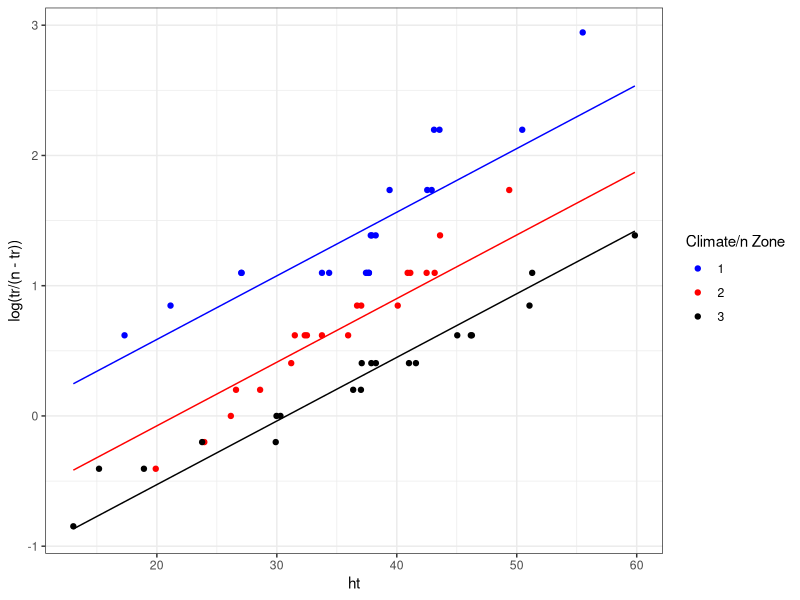
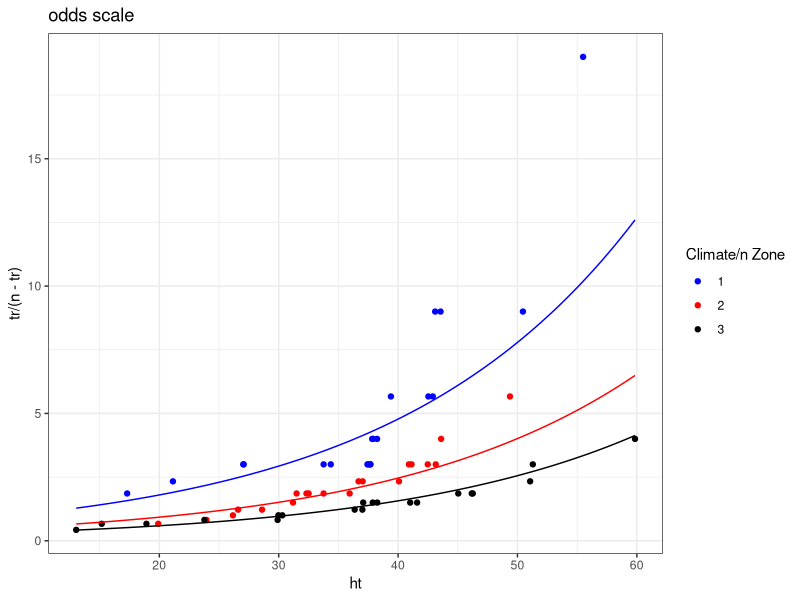
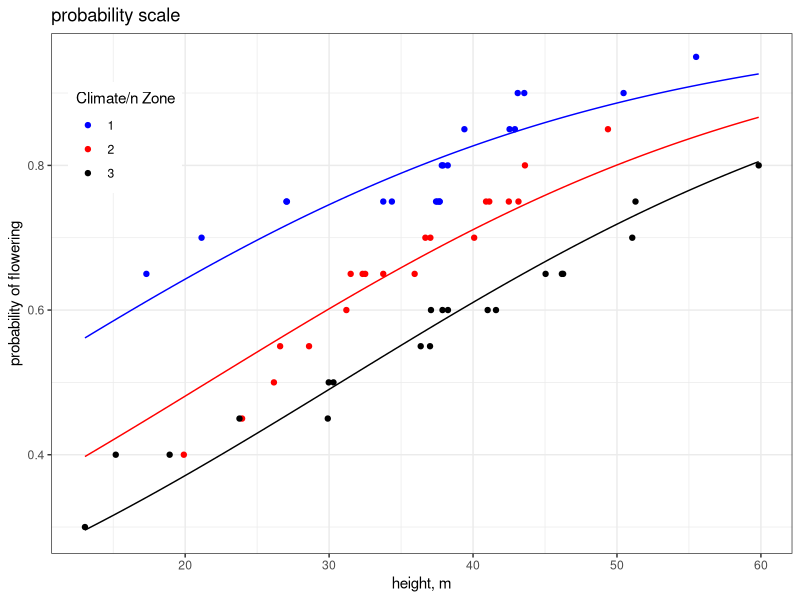

The R source for these figures, in order:
## ---- chunk 1
trees <-read.csv("data/pheno.csv")
b0 <- glm(cbind(tr, n-tr) ~ factor(czone) * ht, family = binomial, data = trees)

b1 <- update(b0, .~. -factor(czone):ht)
## ---- chunk 2
b <- coef(b1)


library(ggplot2)
ggplot(data = trees, aes(x = ht, y = log(tr/(n-tr)))) +
  geom_point(aes(color = factor(czone))) +
  stat_function(fun = function(x){b[1] + b[4]*x}, color = 'blue') +
  stat_function(fun = function(x){b[1] + b[2] + b[4]*x}, color = 'red') +
  stat_function(fun = function(x){b[1] + b[3] + b[4]*x}, color = 'black') +
  theme_bw() +
  scale_color_manual("Climate/n Zone", values = c('blue', 'red', 'black'))
## ---- chunk 3
ggplot(data = trees, aes(x = ht, y = tr/(n-tr))) +
  geom_point(aes(color = factor(czone))) +
  stat_function(fun = function(x){exp(b[1] + b[4]*x)}, color = 'blue') +
  stat_function(fun = function(x){exp(b[1] + b[2] + b[4]*x)}, color = 'red') +
  stat_function(fun = function(x){exp(b[1] + b[3] + b[4]*x)}, color = 'black') +
  theme_bw() +
  scale_color_manual("Climate/n Zone", values = c('blue', 'red', 'black')) +
  labs(title = "odds scale")
## ---- chunk 4
library(boot)

ggplot(data = trees, aes(x = ht, y = tr/n)) +
  geom_point(aes(color = factor(czone))) +
  stat_function(fun = function(x){inv.logit(b[1] + b[4]*x)}, color = 'blue') +
  stat_function(fun = function(x){inv.logit(b[1] + b[2] + b[4]*x)}, color = 'red') +
  stat_function(fun = function(x){inv.logit(b[1] + b[3] + b[4]*x)}, color = 'black') +
  theme_bw() +
  scale_color_manual("Climate/n Zone", values = c('blue', 'red', 'black')) +
  theme(legend.position = c(0.1,0.8)) +
  labs(title = "probability scale", x= "height, m", y = "probability of flowering")
